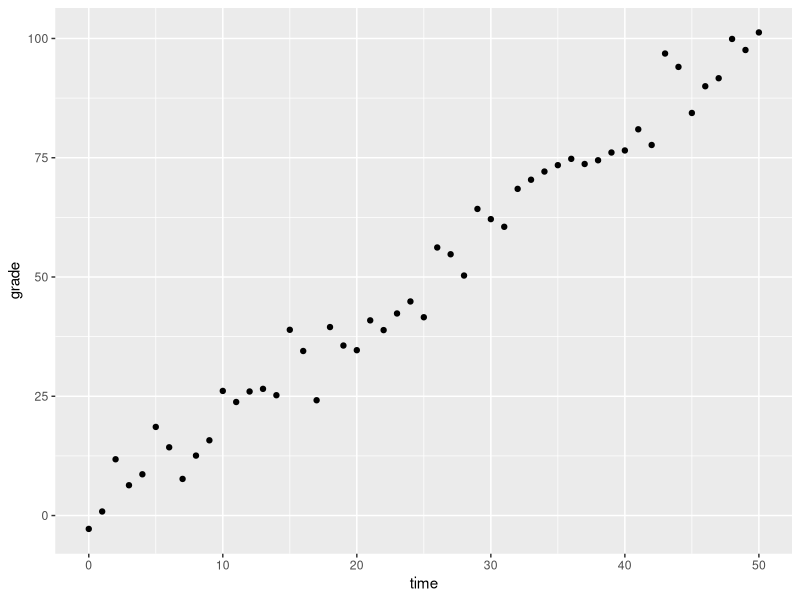

Here is the R script that generated this plot:
## ---- chunk 1
knitr::opts_chunk$set(collapse=TRUE, prompt=TRUE,comment=NULL,message=FALSE, include=TRUE, fig.height = 4, fig.width = 8)
## ---- chunk 2
mypacks <- c("ggplot2","dplyr")  # what packages are needed?
packs <- installed.packages()   # find installed package list
install.me <- mypacks[!(mypacks %in% packs[,"Package"])]  #what needs to be installed?
if (length(install.me) >= 1) install.packages(install.me, repos = "http://cran.us.r-project.org")   # install (if needed)
lapply(mypacks, library, character.only=TRUE)  # load all packages
## ---- chunk 3
set.seed(123) #This sets the random number generator seed so that all our data lines up
time=(0:50)
sim_data <- data.frame(time,grade=2*time+rnorm(length(time),0,5))
ggplot(data=sim_data,aes(x=time,y=grade)) + geom_point() 
